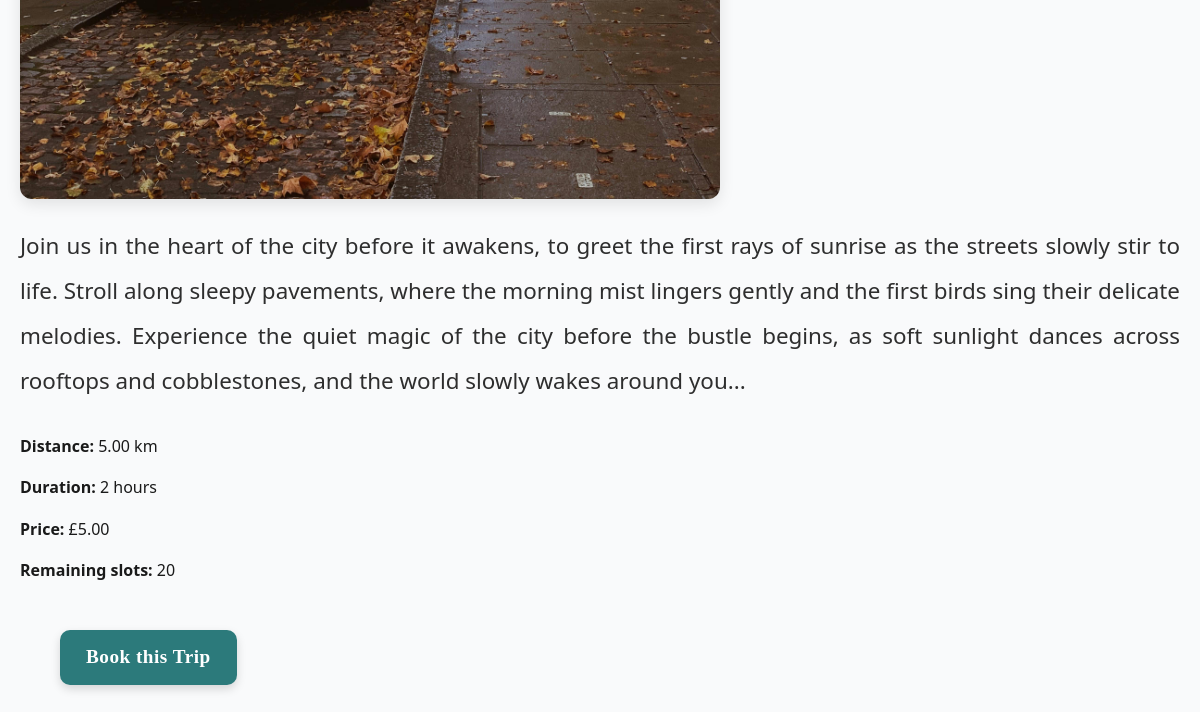
The app's page /trip/morning-city-walk/ (lower part), older data.
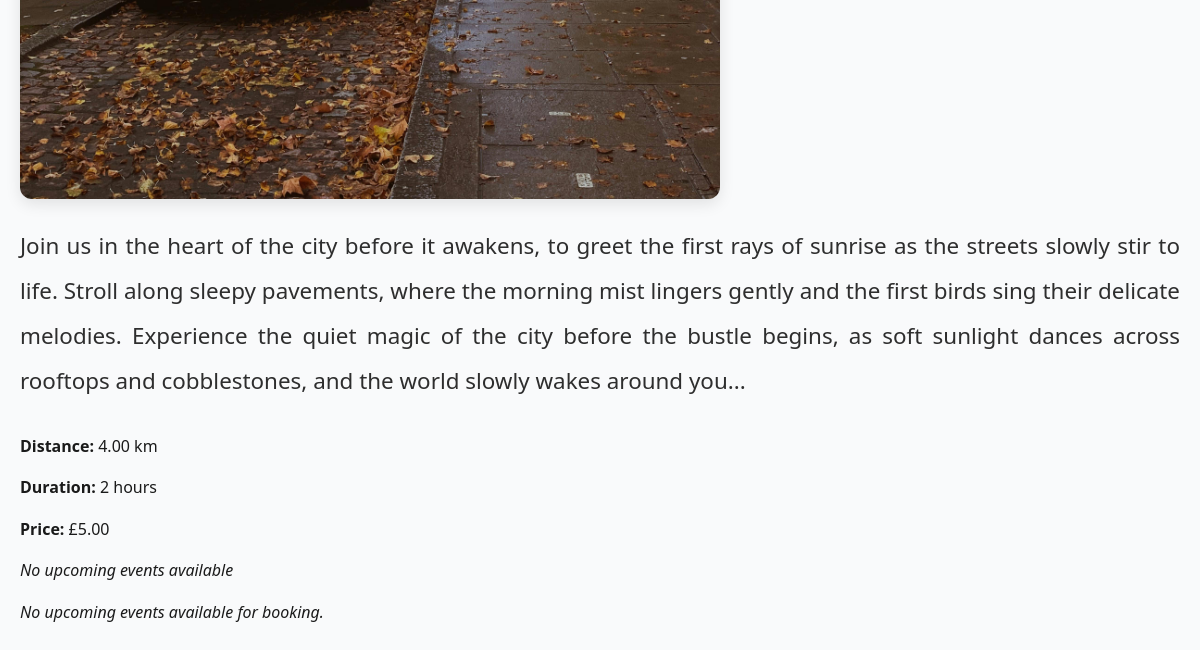
The same page, newer data.
### getaway/models.py (models this page shows, shortened)
class Trip(models.Model):
    LEVEL_CHOICES = [
        ('Beginner', 'Beginner'),
        ('Intermediate', 'Intermediate'),
        ('Advanced', 'Advanced'),
    ]
    category = models.ForeignKey(Category, on_delete=models.CASCADE, related_name='trips')
    title = models.CharField(max_length=100)
    slug = models.SlugField(max_length=120, unique=True, blank=True)
    place_name = models.CharField(max_length=100)
    distance = models.DecimalField(max_digits=6, decimal_places=2, help_text="Distance in km")
    duration = models.CharField(max_length=50, help_text="Duration of trip")
    level = models.CharField(max_length=20, choices=LEVEL_CHOICES)
    main_image = models.ImageField(upload_to='trip_images/')
    description = models.TextField(blank=True)
    price = models.DecimalField(max_digits=8, decimal_places=2, blank=True, null=True)
    class Meta:
        verbose_name = "Trip"
        verbose_name_plural = "Trips"
    def price_display(self):
        if self.price is not None:
            return f"£{self.price:.2f}"
        return "Free"
    price_display.short_description = "Price"
    def distance_display(self):
        return f"{self.distance} km"
    distance_display.short_description = "Distance"

class TripEvent(models.Model):
    STATUS_CHOICES = [
        ('upcoming', 'Upcoming'),
        ('passed', 'Passed'),
        ('cancelled', 'Cancelled'),
    ]
    trip = models.ForeignKey(Trip, on_delete=models.CASCADE, related_name='events')
    date = models.DateField()
    time = models.TimeField()
    max_places = models.PositiveIntegerField(default=20)
    booked_places = models.PositiveIntegerField(default=0)
    status = models.CharField(max_length=10, choices=STATUS_CHOICES, default='upcoming')
    class Meta:
        ordering = ['date', 'time']
    @property
    def available_places(self):
        return self.max_places - self.booked_places

### getaway/views.py (the view)
# urls.py: path('trip/<slug:slug>/', views.trip_detail, name='trip_detail'),
def trip_detail(request, slug):
    trip = get_object_or_404(Trip, slug=slug)
    first_event = trip.events.filter(status='upcoming').first()
    return render(request, 'getaway/trip_detail.html', {
        'trip': trip,
        'first_event': first_event
    })

### getaway/templates/getaway/trip_detail.html (shortened to what this page needs)
{% extends 'getaway/base.html' %}
{% load static %}
{% block content %}
<div class="trip-detail-container">
    {% if trip.main_image %}
        <img src="{{ trip.main_image.url }}" class="trip-main-image" alt="{{ trip.title }}">
    {% endif %}
    <p class="trip-description-large">{{ trip.description }}</p>
    <div class="trip-info">
        <p><strong>Distance:</strong> {{ trip.distance_display }}</p>
        <p><strong>Duration:</strong> {{ trip.duration }}</p>
        <p><strong>Price:</strong> {{ trip.price_display }}</p>
        {% if first_event %}
            <p><strong>Remaining slots:</strong> {{ first_event.available_places }}</p>
        {% else %}
            <p><em>No upcoming events available</em></p>
        {% endif %}
    </div>
   {% if first_event %}
    <a href="{% url 'getaway:book_trip' first_event.id %}" class="book-btn">Book this Trip</a>
    {% else %}
        <p><em>No upcoming events available for booking.</em></p>
    {% endif %}
</div>
{% endblock %}

Row changes from the older to the newer data that the page shows:
removed TripEvent: available_places "20"
changed Trip: distance_display "5.00 km" → "4.00 km"
Text that changed along with them:
text no longer shown: "Remaining slots: Book this Trip"
text now shown: "No upcoming events available No upcoming events available for booking."
